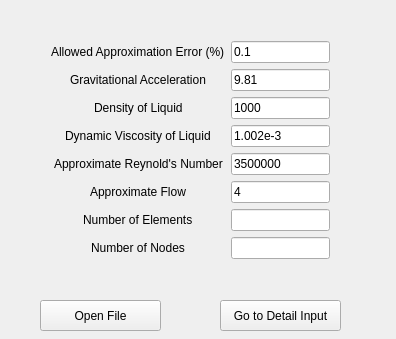
<?xml version="1.0" encoding="UTF-8"?>
<ui version="4.0">
 <class>Initialize</class>
 <widget class="QMainWindow" name="Initialize">
  <property name="geometry">
   <rect>
    <x>0</x>
    <y>0</y>
    <width>396</width>
    <height>339</height>
   </rect>
  </property>
  <property name="windowTitle">
   <string>Initialize</string>
  </property>
  <widget class="QWidget" name="centralWidget">
   <widget class="QWidget" name="formLayoutWidget">
    <property name="geometry">
     <rect>
      <x>40</x>
      <y>0</y>
      <width>301</width>
      <height>300</height>
     </rect>
    </property>
    <layout class="QFormLayout" name="formLayout">
     <property name="labelAlignment">
      <set>Qt::AlignCenter</set>
     </property>
     <property name="formAlignment">
      <set>Qt::AlignCenter</set>
     </property>
     <item row="0" column="0">
      <widget class="QLabel" name="label">
       <property name="text">
        <string>Allowed Approximation Error (%)</string>
       </property>
      </widget>
     </item>
     <item row="0" column="1">
      <widget class="QLineEdit" name="range_le">
       <property name="text">
        <string>0.1</string>
       </property>
      </widget>
     </item>
     <item row="1" column="0">
      <widget class="QLabel" name="label_2">
       <property name="text">
        <string>Gravitational Acceleration</string>
       </property>
      </widget>
     </item>
     <item row="1" column="1">
      <widget class="QLineEdit" name="g_le">
       <property name="text">
        <string>9.81</string>
       </property>
      </widget>
     </item>
     <item row="2" column="0">
      <widget class="QLabel" name="label_3">
       <property name="text">
        <string>Density of Liquid</string>
       </property>
      </widget>
     </item>
     <item row="3" column="0">
      <widget class="QLabel" name="label_4">
       <property name="text">
        <string>Dynamic Viscosity of Liquid</string>
       </property>
      </widget>
     </item>
     <item row="3" column="1">
      <widget class="QLineEdit" name="mu_le">
       <property name="text">
        <string>1.002e-3</string>
       </property>
      </widget>
     </item>
     <item row="4" column="0">
      <widget class="QLabel" name="label_5">
       <property name="text">
        <string>Approximate Reynold's Number</string>
       </property>
      </widget>
     </item>
     <item row="4" column="1">
      <widget class="QLineEdit" name="Re_le">
       <property name="text">
        <string>3500000</string>
       </property>
      </widget>
     </item>
     <item row="5" column="0">
      <widget class="QLabel" name="label_7">
       <property name="text">
        <string>Approximate Flow</string>
       </property>
      </widget>
     </item>
     <item row="5" column="1">
      <widget class="QLineEdit" name="qa_le">
       <property name="text">
        <string>4</string>
       </property>
      </widget>
     </item>
     <item row="6" column="0">
      <widget class="QLabel" name="label_6">
       <property name="text">
        <string>Number of Elements</string>
       </property>
      </widget>
     </item>
     <item row="6" column="1">
      <widget class="QLineEdit" name="E_le"/>
     </item>
     <item row="7" column="0">
      <widget class="QLabel" name="label_8">
       <property name="text">
        <string>Number of Nodes</string>
       </property>
      </widget>
     </item>
     <item row="7" column="1">
      <widget class="QLineEdit" name="N_le"/>
     </item>
     <item row="2" column="1">
      <widget class="QLineEdit" name="ro_le">
       <property name="text">
        <string>1000</string>
       </property>
      </widget>
     </item>
    </layout>
   </widget>
   <widget class="QPushButton" name="Dtl_Inpt_pb">
    <property name="geometry">
     <rect>
      <x>220</x>
      <y>300</y>
      <width>121</width>
      <height>31</height>
     </rect>
    </property>
    <property name="text">
     <string>Go to Detail Input</string>
    </property>
   </widget>
   <widget class="QPushButton" name="opn_fle_pb">
    <property name="geometry">
     <rect>
      <x>40</x>
      <y>300</y>
      <width>121</width>
      <height>31</height>
     </rect>
    </property>
    <property name="text">
     <string>Open File</string>
    </property>
   </widget>
  </widget>
 </widget>
 <layoutdefault spacing="6" margin="11"/>
 <tabstops>
  <tabstop>range_le</tabstop>
  <tabstop>g_le</tabstop>
  <tabstop>ro_le</tabstop>
  <tabstop>mu_le</tabstop>
  <tabstop>Re_le</tabstop>
  <tabstop>qa_le</tabstop>
  <tabstop>E_le</tabstop>
  <tabstop>N_le</tabstop>
  <tabstop>Dtl_Inpt_pb</tabstop>
 </tabstops>
 <resources/>
 <connections/>
</ui>
